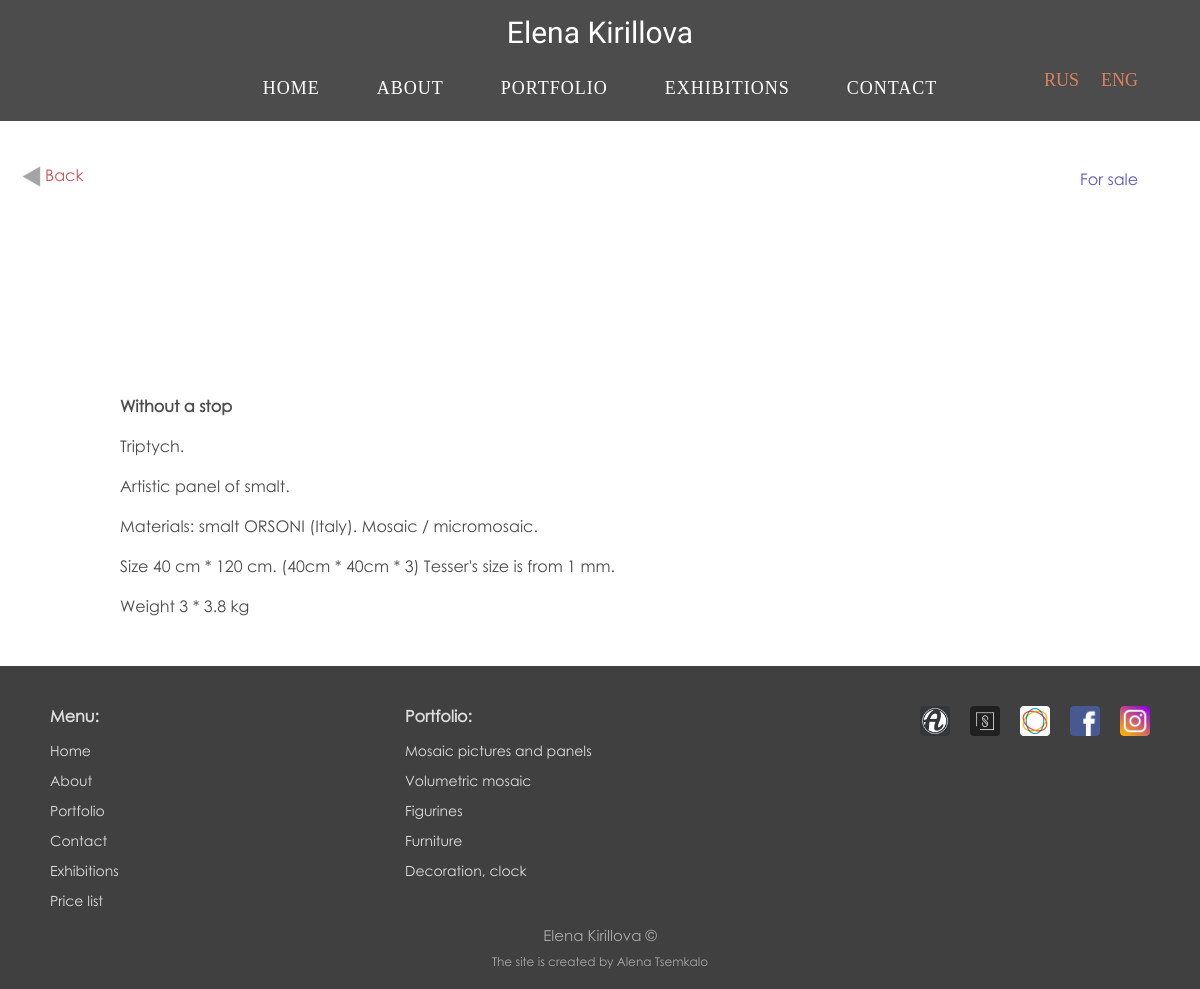
The app's page /eng/artwork.php?id=6 with its own data.
### tables this page shows
CREATE TABLE IF NOT EXISTS `paintings` (
  `id` int(255) NOT NULL AUTO_INCREMENT,
  `num` int(11) NOT NULL,
  `type` varchar(255) NOT NULL,
  `namerus` text NOT NULL,
  `nameeng` text NOT NULL,
  `descriptionrus` varchar(5000) NOT NULL,
  `description2rus` varchar(500) NOT NULL,
  `descriptioneng` varchar(5000) NOT NULL,
  `description2eng` varchar(500) NOT NULL,
  `materialsrus` varchar(500) NOT NULL,
  `materialseng` varchar(500) NOT NULL,
  `sizerus` varchar(255) NOT NULL,
  `sizeeng` varchar(255) NOT NULL,
  `weight` varchar(11) NOT NULL,
  `statuseng` text NOT NULL,
  `statusrus` text NOT NULL,
  `price` varchar(255) NOT NULL,
  `pricedollar` varchar(11) NOT NULL,
  `img1` varchar(1000) NOT NULL,
  `img2` varchar(1000) NOT NULL,
  `img3` varchar(1000) NOT NULL,
  `img4` varchar(1000) NOT NULL,
  `img5` varchar(1000) NOT NULL,
  `img6` varchar(1000) NOT NULL,
  `img7` varchar(1000) NOT NULL,
  UNIQUE KEY `id` (`id`)
);

### eng/artwork.php (the view, shortened to what this page needs)
<!DOCTYPE html>
<html>
    <head>
		<?php include($_SERVER['DOCUMENT_ROOT'] . '/eng/for_head.php') ?>
        <link href="/style/css/slides.css" rel="stylesheet">
    </head>
    <body>
        <div class="wrapper">
            <?php include($_SERVER['DOCUMENT_ROOT'] . '/eng/menu.php') ?>
            <div class="content">
                <section>
                    <div class="row wrap">
                        <?php
                        $id = $_GET["id"];
                        include($_SERVER['DOCUMENT_ROOT'] . '/connect_db.php');
                        $sql = "SELECT * FROM paintings WHERE id=" . $id;
                        $query = mysqli_query($db, $sql);
                        $row = mysqli_fetch_array($query);
                        ?>
                        <?php include($_SERVER['DOCUMENT_ROOT'] . '/eng/backbutton.php') ?>
                        <?php if ($row['statuseng'] == 'For sale') { ?><h2 class="forsale"><a href="/eng/pricelist.php#<?php echo $row['id']; ?>" class="href_to_pricelist">For sale</a></h2><?php } ?>
                    </div>
                </section>
                <h2 style="margin-top: 100px; font-weight: 600"><?php echo $row['nameeng']; ?></h2>
                <?php if (isset($row['descriptioneng'])) { ?><h2><?php echo $row['descriptioneng'] ?></h2><?php } ?>
                <?php if (isset($row['description2eng'])) { ?><h2><?php echo $row['description2eng'] ?></h2><?php } ?>
                <?php if (isset($row['materialseng'])) { ?><h2>Materials: <?php echo $row['materialseng'] ?></h2><?php } ?>
                <?php if ($row['sizeeng'] !== '') { ?><h2>Size <?php echo $row['sizeeng'] ?></h2><?php } ?>
                <?php if ($row['weight'] !== '') { ?><h2>Weight <?php echo $row['weight'] ?> kg</h2><?php } ?>
            </div>
            <?php include($_SERVER['DOCUMENT_ROOT'] . '/eng/footer.php') ?>
        </div>
    </body>
</html>

### style/css/mainstyle_ver1_0.css (style rules this page uses)
* { margin: 0px; padding: 0px; }
a:link { text-decoration: none; color: #ee7979; }
.content { display: table-row; height: 100%; }
.wrapper { width: 100%; display: table; height: 100%; }
body { height: 100%; background: #fff; font: 20px Cambria; margin-top: 140px; }
.href_to_pricelist:link { color: #5c5ab6; }
h2 { margin: 20px 10% 0 10%; font-weight: 500; font-size: 16px; font-family: 'Century Gothic'; color: #4c4c4c; }
.forsale { margin: -50px 0 20px 90%; font-weight: 500; font-size: 16px; font-family: 'Century Gothic'; color: #4c4c4c; }

### style/css/slides.css (style rules this page uses)
a { text-decoration:none; border:none; color:#2A5DB0; }

### style/css/menustyle.css (style rules this page uses)
* { box-sizing: border-box; }

### records on screen
paintings: nameeng "Without a stop", descriptioneng "Triptych.", description2eng "Artistic panel of smalt.", materialseng "smalt ORSONI (Italy). Mosaic / micromosaic.", sizeeng "40 cm * 120 cm. (40cm * 40cm * 3) Tesser's size is from 1 mm.", weight "3 * 3.8"
